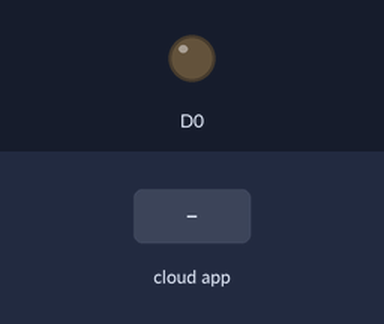
The sketch below on a simulated ESP8266 (NodeMCU). Parts: output pins drawn as LEDs (lit = HIGH). Inputs (shaded band) come from the test bench. WiFi joins after 1.5 s; servers stay silent unless stated; the Firebase database answers and starts empty; what the sketch prints to the serial monitor is not drawn.

Above: at 2.7 s.
2.8 s: the phone or cloud app sets VALUE to 1
At 4.2 s:
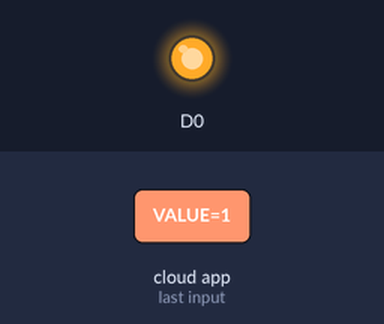
4.5 s: the phone or cloud app sets VALUE to 0
At 5.6 s:
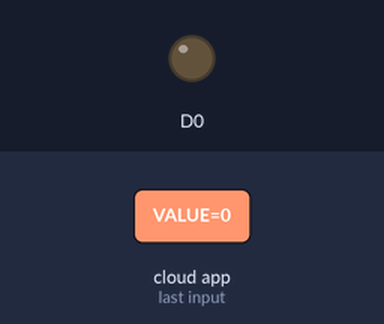
Timing chart, 0 to 7.5 s (numbered marks = the images above; inputs shaded):
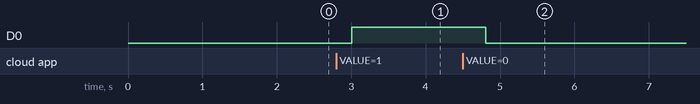

The sketch:

IOT_LED_ON_OFF.ino
```cpp
#include<ESP8266WiFi.h>
#include<FirebaseArduino.h>


#define WiFi_NAME "PEC_RD"
#define WiFi_PASSWORD "pecrd123"
#define FireBase_HOST "digital-horn-system-21069-default-rtdb.firebaseio.com"
#define FireBase_API "AIzaSyBWNjzjOqTxf1jq8O19fkRugjSJEiMXp0A"


void setup() {
  pinMode(D0, OUTPUT);

  Serial.begin(9600);


  WiFi.begin(WiFi_NAME,WiFi_PASSWORD);
  Serial.print("Connecting");

  while(WiFi.status()!= WL_CONNECTED)
  {
    Serial.print("Connecting");
    delay(500);
  }

  Serial.println();
  Serial.print("CONNECTED");
  Serial.println(WiFi_NAME);

  Firebase.begin(FireBase_HOST, FireBase_API);


}

void loop() {


  int i = Firebase.getString("VALUE").toInt();

  if(i==1)
  {
    Serial.print("LIGHRT Is ON");
    Serial.print(Firebase.getInt("VALUE"));
    digitalWrite(D0, HIGH);

  }
 else
 {
  Serial.print("LIGHT IS OFF");
  Serial.print(Firebase.getInt("VALUE"));
  digitalWrite(D0, LOW);
 }
}
```

Measured:
- after the input at 2.8 s, D0: LOW → HIGH after 0.20 s
- after the input at 4.5 s, D0: HIGH → LOW after 0.31 s
